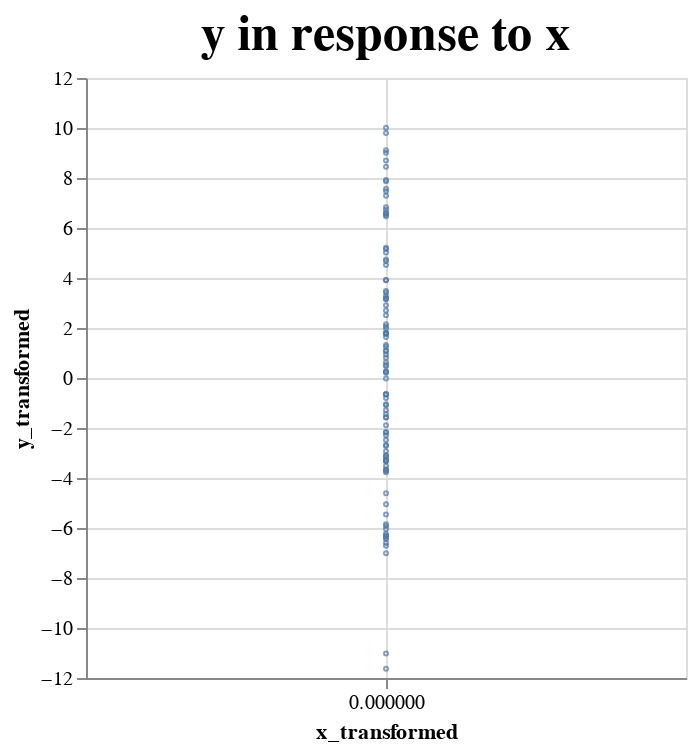

Notebook code for this chart:
### Code cell
fe = TransformX(0.5, X["x"], y_)

x_fe, y_fe = fe.transform_data()

df_extrapolation = pd.concat(
    (
        pd.Series(x_fe, name="x_transformed"),
        pd.Series(y_fe, name="y_transformed"),
    ),
    axis=1,
)

source = df_extrapolation

base = alt.Chart(source, title=alt.Title("y in response to x", fontSize=25)).encode(
    alt.Y("y_transformed:Q"),
)

point = base.mark_point(size=1).encode(
    alt.X("x_transformed:Q"),
)

point

### Figure 1 — Vega-Lite specification as saved in the notebook (floating-point values rounded to 4 significant figures)
{"config": {"view": {"continuousWidth": 300, "continuousHeight": 300}}, "data": {"name": "data-1bc7d7a4bca9de033151196771b99dea"}, "mark": {"type": "point", "size": 1}, "encoding": {"x": {"field": "x_transformed", "type": "quantitative"}, "y": {"field": "y_transformed", "type": "quantitative"}}, "title": {"text": "y in response to x", "fontSize": 25}, "$schema": "https://vega.github.io/schema/vega-lite/v5.17.0.json", "datasets": {"data-1bc7d7a4bca9de033151196771b99dea": [{"x_transformed": 0.0, "y_transformed": 0.6287}, {"x_transformed": 0.0, "y_transformed": -0.6605}, {"x_transformed": 0.0, "y_transformed": 3.202}, {"x_transformed": 0.0, "y_transformed": 0.5245}, {"x_transformed": 0.0, "y_transformed": -2.678}, {"x_transformed": 0.0, "y_transformed": 1.808}, {"x_transformed": 0.0, "y_transformed": 6.52}, {"x_transformed": 0.0, "y_transformed": 4.735}, {"x_transformed": 0.0, "y_transformed": -3.519}, {"x_transformed": 0.0, "y_transformed": -6.327}, {"x_transformed": 0.0, "y_transformed": -3.116}, {"x_transformed": 0.0, "y_transformed": 0.2066}, {"x_transformed": 0.0, "y_transformed": -11.63}, {"x_transformed": 0.0, "y_transformed": -1.094}, {"x_transformed": 0.0, "y_transformed": -6.23}, {"x_transformed": 0.0, "y_transformed": -3.661}, {"x_transformed": 0.0, "y_transformed": -2.721}, {"x_transformed": 0.0, "y_transformed": -1.582}, {"x_transformed": 0.0, "y_transformed": 2.058}, {"x_transformed": 0.0, "y_transformed": 5.213}, {"x_transformed": 0.0, "y_transformed": -0.6427}, {"x_transformed": 0.0, "y_transformed": 6.832}, {"x_transformed": 0.0, "y_transformed": -3.326}, {"x_transformed": 0.0, "y_transformed": 1.758}, {"x_transformed": 0.0, "y_transformed": 4.517}, {"x_transformed": 0.0, "y_transformed": 0.4701}, {"x_transformed": 0.0, "y_transformed": -3.717}, {"x_transformed": 0.0, "y_transformed": -4.609}, {"x_transformed": 0.0, "y_transformed": -2.289}, {"x_transformed": 0.0, "y_transformed": 1.101}, {"x_transformed": 0.0, "y_transformed": -5.048}, {"x_transformed": 0.0, "y_transformed": -1.046}, {"x_transformed": 0.0, "y_transformed": -0.7961}, {"x_transformed": 0.0, "y_transformed": 2.704}, {"x_transformed": 0.0, "y_transformed": 1.073}, {"x_transformed": 0.0, "y_transformed": 1.777}, {"x_transformed": 0.0, "y_transformed": -3.269}, {"x_transformed": 0.0, "y_transformed": -0.6481}, {"x_transformed": 0.0, "y_transformed": 3.92}, {"x_transformed": 0.0, "y_transformed": 7.467}, {"x_transformed": 0.0, "y_transformed": -6.295}, {"x_transformed": 0.0, "y_transformed": 7.57}, {"x_transformed": 0.0, "y_transformed": 6.729}, {"x_transformed": 0.0, "y_transformed": 3.907}, {"x_transformed": 0.0, "y_transformed": 1.322}, {"x_transformed": 0.0, "y_transformed": -1.57}, {"x_transformed": 0.0, "y_transformed": 7.29}, {"x_transformed": 0.0, "y_transformed": 9.801}, {"x_transformed": 0.0, "y_transformed": 9.008}, {"x_transformed": 0.0, "y_transformed": 6.576}, {"x_transformed": 0.0, "y_transformed": 1.787}, {"x_transformed": 0.0, "y_transformed": -6.042}, {"x_transformed": 0.0, "y_transformed": -0.02227}, {"x_transformed": 0.0, "y_transformed": 3.282}, {"x_transformed": 0.0, "y_transformed": -6.442}, {"x_transformed": 0.0, "y_transformed": 1.976}, {"x_transformed": 0.0, "y_transformed": 2.149}, {"x_transformed": 0.0, "y_transformed": 3.48}, {"x_transformed": 0.0, "y_transformed": -5.921}, {"x_transformed": 0.0, "y_transformed": -3.309}, {"x_transformed": 0.0, "y_transformed": -2.182}, {"x_transformed": 0.0, "y_transformed": -5.849}, {"x_transformed": 0.0, "y_transformed": 8.697}, {"x_transformed": 0.0, "y_transformed": -2.48}, {"x_transformed": 0.0, "y_transformed": 1.645}, {"x_transformed": 0.0, "y_transformed": -1.293}, {"x_transformed": 0.0, "y_transformed": 7.917}, {"x_transformed": 0.0, "y_transformed": 6.602}, {"x_transformed": 0.0, "y_transformed": 3.167}, {"x_transformed": 0.0, "y_transformed": -11.02}, {"x_transformed": 0.0, "y_transformed": 0.2601}, {"x_transformed": 0.0, "y_transformed": 3.418}, {"x_transformed": 0.0, "y_transformed": 5.02}, {"x_transformed": 0.0, "y_transformed": -3.09}, {"x_transformed": 0.0, "y_transformed": 9.11}, {"x_transformed": 0.0, "y_transformed": -6.602}, {"x_transformed": 0.0, "y_transformed": -3.308}, {"x_transformed": 0.0, "y_transformed": 4.675}, {"x_transformed": 0.0, "y_transformed": 0.2453}, {"x_transformed": 0.0, "y_transformed": 10.01}, {"x_transformed": 0.0, "y_transformed": 0.9426}, {"x_transformed": 0.0, "y_transformed": -3.166}, {"x_transformed": 0.0, "y_transformed": -1.888}, {"x_transformed": 0.0, "y_transformed": -5.456}, {"x_transformed": 0.0, "y_transformed": -6.388}, {"x_transformed": 0.0, "y_transformed": 3.152}, {"x_transformed": 0.0, "y_transformed": 2.906}, {"x_transformed": 0.0, "y_transformed": 6.473}, {"x_transformed": 0.0, "y_transformed": -3.773}, {"x_transformed": 0.0, "y_transformed": 8.446}, {"x_transformed": 0.0, "y_transformed": -1.437}, {"x_transformed": 0.0, "y_transformed": 7.872}, {"x_transformed": 0.0, "y_transformed": -2.164}, {"x_transformed": 0.0, "y_transformed": -3.677}, {"x_transformed": 0.0, "y_transformed": 1.249}, {"x_transformed": 0.0, "y_transformed": 5.157}, {"x_transformed": 0.0, "y_transformed": 0.805}, {"x_transformed": 0.0, "y_transformed": -2.928}, {"x_transformed": 0.0, "y_transformed": -6.706}, {"x_transformed": 0.0, "y_transformed": -7.008}, {"x_transformed": 0.0, "y_transformed": 2.513}]}}
